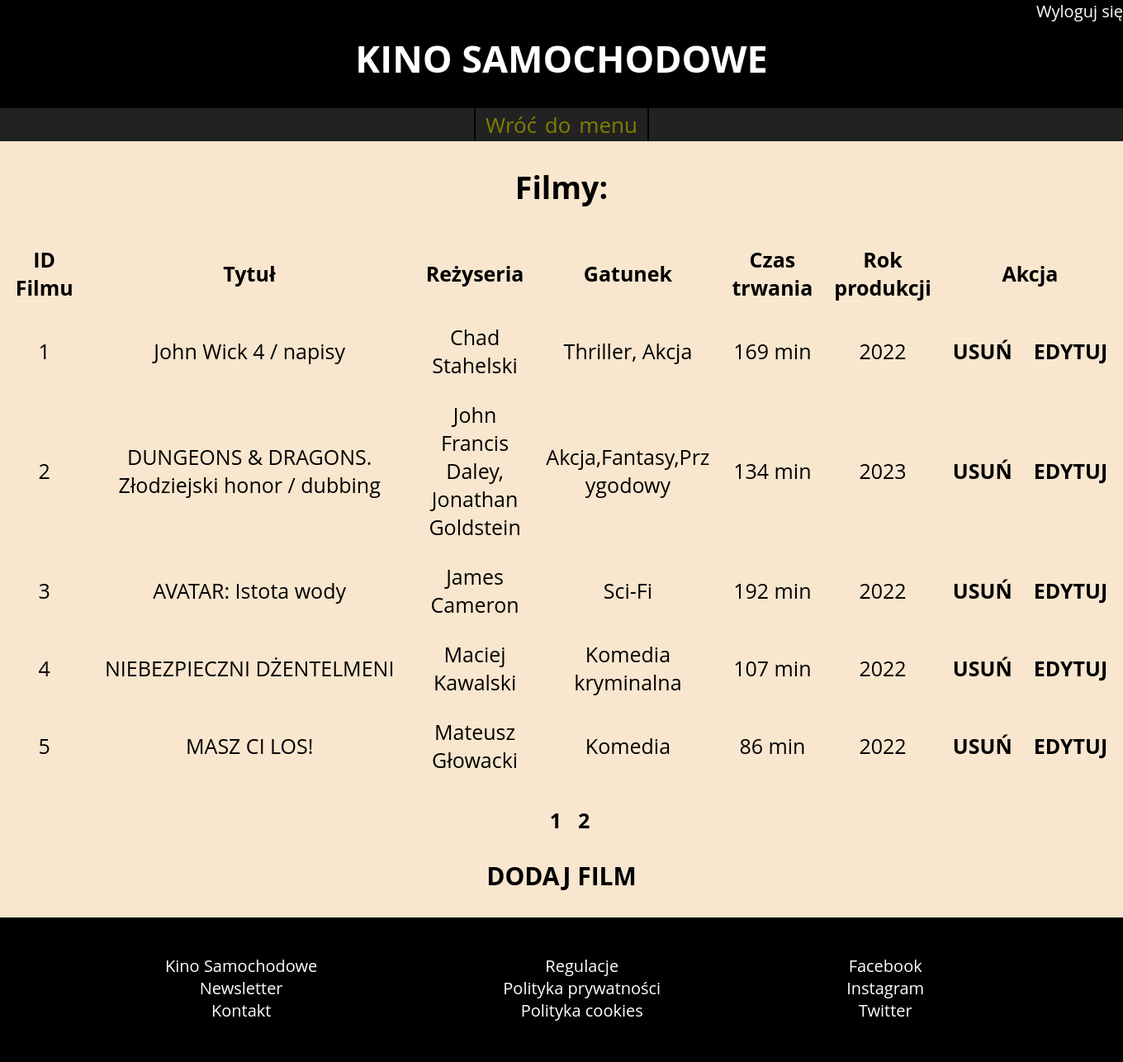
The app's page /administrator/film/index.php (signed in) with its own data.
### tables this page shows
CREATE TABLE `film` (
  `IDFilmu` int(11) NOT NULL,
  `tytul` text NOT NULL,
  `rezyseria` text DEFAULT NULL,
  `obsada` text DEFAULT NULL,
  `scenariusz` text DEFAULT NULL,
  `gatunek` text DEFAULT NULL,
  `czas_trwania` int(11) DEFAULT NULL,
  `kraj` text DEFAULT NULL,
  `rok_produkcji` int(11) DEFAULT NULL,
  `opis` text DEFAULT NULL,
  `nazwa_plakatu` text DEFAULT NULL,
  `IDAdministratora` int(11) NOT NULL
);

### administrator/film/index.php (the view, shortened to what this page needs)
<!doctype html>
<?php
	require_once('../../connect.php');
?>
<html>
    <head>
		<link rel="stylesheet" href="../../style.css">
    </head>
    <body>
		<header>
<?php		if(isset($_SESSION['admin'])){ 							?>
				<div id="logged">
					<ul>
						<li><a href='../logout.php'>Wyloguj się</a></li>
					</ul>
				</div>
<?php		}																?>
			<h1><a href='index.php'>KINO SAMOCHODOWE</a></h1>
			<nav class='administrator'>
				<a href='../'>Wróć do menu</a>
			</nav>
        </header>
		<section>
			<h2>Filmy:</h2>
				<?php
					$result=$mysqli->query('SELECT COUNT(IDFilmu) FROM film');
					$row = $result->fetch_array();
					$count = $row[0];
					$page = isset($_GET['page']) ? intval($_GET['page']) - 1 : 0;
					$limit = 5;
					$from = $page * $limit;
					$allPage = ceil($count / $limit);
				    $result=$mysqli->query("SELECT film.*, administrator.login FROM film INNER JOIN administrator ON administrator.IDAdministratora = film.IDAdministratora LIMIT ".$from. " , ".$limit);
					if($result->num_rows > 0){
					?>
				<table align="center" class="lista">
					<tr><th>ID Filmu</th><th>Tytuł</th><th>Reżyseria</th><th>Gatunek</th><th>Czas trwania</th><th>Rok produkcji</th><th colspan="2">Akcja</th></tr>
					<?php
					while($row = mysqli_fetch_assoc($result)){ ?>
						<tr>
							<td><?php echo $row['IDFilmu'] ?></td>
							<td style="min-width:375px"><?php echo $row['tytul'] ?></td>
							<td><?php echo $row['rezyseria'] ?></td>
							<td style="max-width:200px"><?php echo $row['gatunek'] ?></td>
							<td><?php echo $row['czas_trwania'] ?> min</td>
							<td><?php echo $row['rok_produkcji'] ?></td>
							<td><a href="usun_film.php?id_filmu=<?php echo $row['IDFilmu'] ?>" title="Film dodał administrator:  <?php echo $row['login'] ?>"><b>USUŃ</b></td>
							<td><a href="edytuj_film.php?id_filmu=<?php echo $row['IDFilmu'] ?>" title="Film dodał administrator: <?php echo $row['login'] ?>"><b>EDYTUJ</b></a></td>
						</tr>
					<?php }  ?>
				</table><p>
				<?php
				if($allPage > 1){
					for($i = 1; $i<=$allPage; $i++){
							echo "<span class='paginator'><a href='index.php?page=".$i."'><b>".$i."</b></a></span>";
					}
				}
				?>
					</p><p class="dodaj"><a href='dodaj_film.php'><b>DODAJ FILM </b></a></p>
				<?php
					 }else{
						echo "<h2>Brak filmów</h2>
								<div><a href='dodaj_film.php'><b>DODAJ FILM </b></a></div>";
					}
				?>
        </section>
		<footer>
			<ul>
				<li><a href>Kino Samochodowe</a></li>
				<li><a href>Newsletter</a></li>
				<li><a href>Kontakt</a></li>
			</ul>
			<ul>
				<li><a href>Regulacje</a></li>
				<li><a href>Polityka prywatności</a></li>
				<li><a href>Polityka cookies</a></li>
			</ul>
			<ul>
				<li><a href>Facebook</a></li>
				<li><a href>Instagram</a></li>
				<li><a href>Twitter</a></li>
			</ul><br>
        </footer>
    </body>
</html>

### style.css (style rules this page uses)
body { text-align:center; font-family:Open Sans; margin: 0; background-color:hsl(34, 76%, 89%); }
header { background-color:black; color:white; height:170px; }
#logged { height:40px; float:right; }
#logged ul { list-style: none; margin: 0; font-size:20px; }
#logged ul li { display: inline-block; }
header h1 { clear:both; font-size:45px; margin-top:0; }
nav { background-color:#222222; }
nav a { color:olive; word-spacing:3px; font-size:26px; border-right:2px solid black; padding: 2px 12px; display:inline-block; }
nav a:first-child { border-left:2px solid black; }
section { margin:20px 0; min-height:610px; font-size:25px; color:black; }
footer { background-color:black; color:white; margin:0 auto; height:175px; }
footer ul { float:left; list-style: none; padding:25px; padding-left:200px; font-size:20px; }
section a { color:black; }
a { text-decoration: none; color:white; }
table { text-align:left; }
table td { padding: 0 12px; }
.lista { width:75%; }
.lista td, .lista th { padding:12px; text-align:center; word-wrap: break-word; }
p.dodaj { font-size:30px; }
.paginator { margin-left:20px; }

### records on screen
film: IDFilmu "1", tytul "John Wick 4 / napisy", rezyseria "Chad Stahelski", gatunek "Thriller, Akcja", czas_trwania "169", rok_produkcji "2022"
film: IDFilmu "2", tytul "DUNGEONS & DRAGONS. Złodziejski honor / dubbing", rezyseria "John Francis Daley, Jonathan Goldstein", gatunek "Akcja,Fantasy,Przygodowy", czas_trwania "134", rok_produkcji "2023"
film: IDFilmu "3", tytul "AVATAR: Istota wody", rezyseria "James Cameron", gatunek "Sci-Fi", czas_trwania "192", rok_produkcji "2022"
film: IDFilmu "4", tytul "NIEBEZPIECZNI DŻENTELMENI", rezyseria "Maciej Kawalski", gatunek "Komedia kryminalna", czas_trwania "107", rok_produkcji "2022"
film: IDFilmu "5", tytul "MASZ CI LOS!", rezyseria "Mateusz Głowacki", gatunek "Komedia", czas_trwania "86", rok_produkcji "2022"
